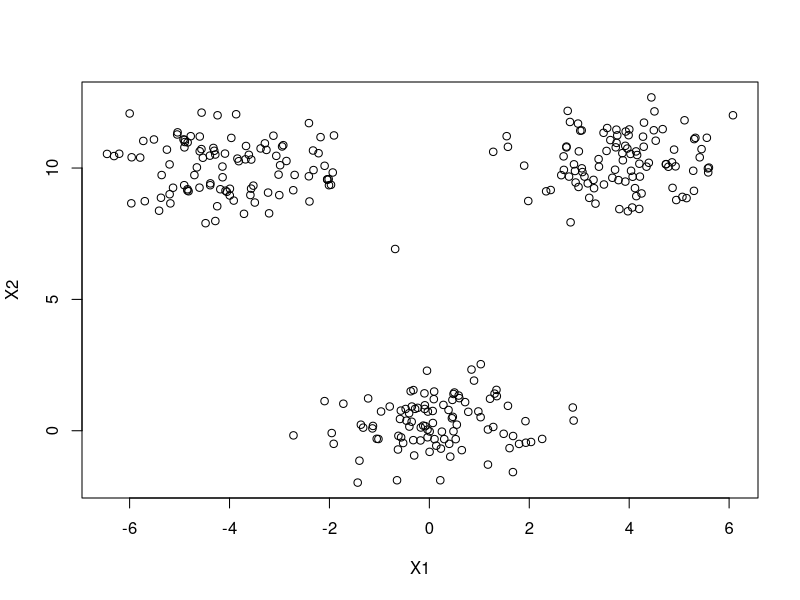
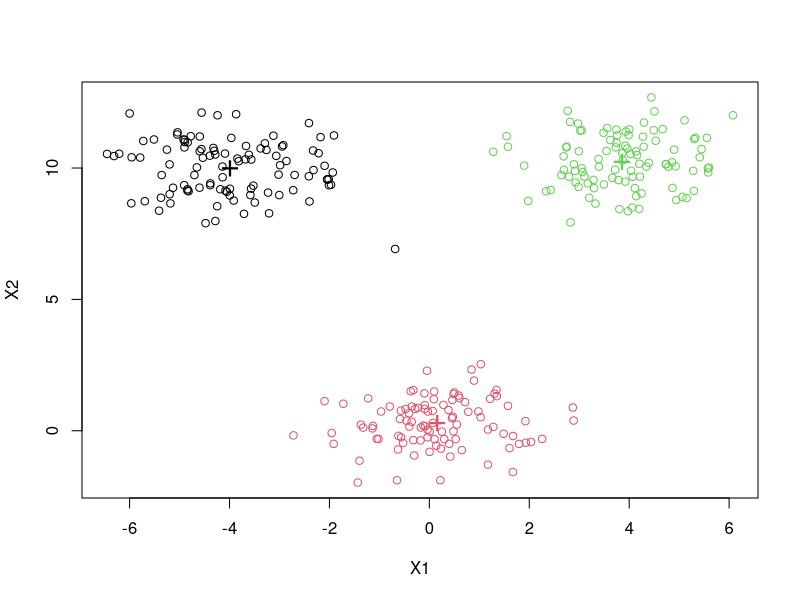

These charts were generated, in order, by the following R code: (Note: this script raises an error after producing the figures.)

sdata = read.csv("sdata.txt")
plot(sdata, pch = 1)

X1 = c(-4,0,4)
X2 = c(10,0,10)
center = data.frame(X1, X2)

model=kmeans(sdata, centers=center)
model$centers
model$cluster

plot(sdata, col = model$cluster, pch = 1)
points(model$centers, col = 1:length(model$centers), pch = "+", cex = 2)

model$tot.withinss
model$betweenss

model_silhouette = silhouette(model$cluster, dist(sdata))
plot(model_silhouette)
mean_silhouette = mean(model_silhouette[, 3])

X1 = c(-2,2,0)
X2 = c(0,0,10)
center = data.frame(X1, X2)

model=kmeans(sdata, centers=center)
model$centers
model$cluster

plot(sdata, col = model$cluster, pch = 1)
points(model$centers, col = 1:length(model$centers), pch = "+", cex = 2)
 
model$tot.withinss
model$betweenss

model_silhouette = silhouette(model$cluster, dist(sdata))
plot(model_silhouette)
mean_silhouette = mean(model_silhouette[, 3])
